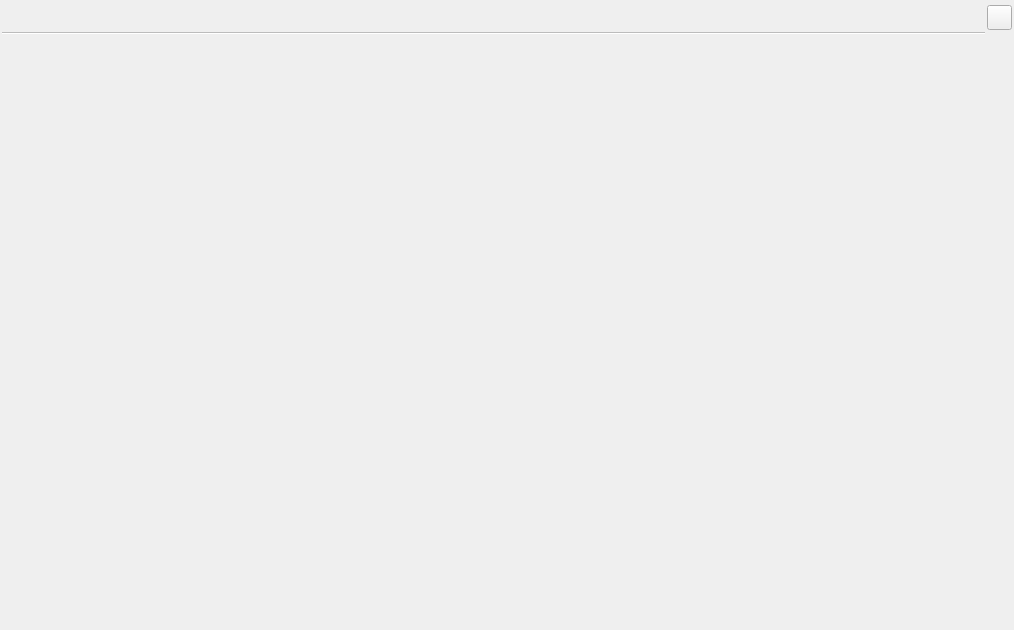
<?xml version="1.0" encoding="UTF-8"?>
<ui version="4.0">
 <class>BrowserWidget</class>
 <widget class="QWidget" name="BrowserWidget">
  <property name="geometry">
   <rect>
    <x>0</x>
    <y>0</y>
    <width>1014</width>
    <height>630</height>
   </rect>
  </property>
  <property name="windowTitle">
   <string>Form</string>
  </property>
  <layout class="QVBoxLayout" name="verticalLayout">
   <property name="spacing">
    <number>2</number>
   </property>
   <property name="leftMargin">
    <number>2</number>
   </property>
   <property name="topMargin">
    <number>2</number>
   </property>
   <property name="rightMargin">
    <number>2</number>
   </property>
   <property name="bottomMargin">
    <number>2</number>
   </property>
   <item>
    <layout class="QHBoxLayout" name="horizontalLayout_2">
     <property name="spacing">
      <number>2</number>
     </property>
     <item>
      <widget class="QTabBar" name="TabBarWidget" native="true">
       <property name="minimumSize">
        <size>
         <width>0</width>
         <height>32</height>
        </size>
       </property>
       <property name="maximumSize">
        <size>
         <width>16777215</width>
         <height>32</height>
        </size>
       </property>
       <property name="sizeIncrement">
        <size>
         <width>0</width>
         <height>0</height>
        </size>
       </property>
       <property name="layoutDirection">
        <enum>Qt::LeftToRight</enum>
       </property>
       <property name="styleSheet">
        <string notr="true"/>
       </property>
      </widget>
     </item>
     <item>
      <widget class="QToolButton" name="toolButton_NewPage">
       <property name="minimumSize">
        <size>
         <width>25</width>
         <height>25</height>
        </size>
       </property>
       <property name="maximumSize">
        <size>
         <width>25</width>
         <height>25</height>
        </size>
       </property>
       <property name="text">
        <string/>
       </property>
       <property name="icon">
        <iconset resource="minibrowserres.qrc">
         <normaloff>:/jiahao.png</normaloff>:/jiahao.png</iconset>
       </property>
       <property name="iconSize">
        <size>
         <width>17</width>
         <height>17</height>
        </size>
       </property>
       <property name="checkable">
        <bool>false</bool>
       </property>
      </widget>
     </item>
    </layout>
   </item>
   <item>
    <widget class="QStackedWidget" name="WebPages_stackedWidget">
     <widget class="QWidget" name="page"/>
     <widget class="QWidget" name="page_2"/>
    </widget>
   </item>
  </layout>
 </widget>
 <customwidgets>
  <customwidget>
   <class>QTabBar</class>
   <extends>QWidget</extends>
   <header>QTabBar.h</header>
   <container>1</container>
  </customwidget>
 </customwidgets>
 <resources>
  <include location="minibrowserres.qrc"/>
 </resources>
 <connections/>
</ui>
